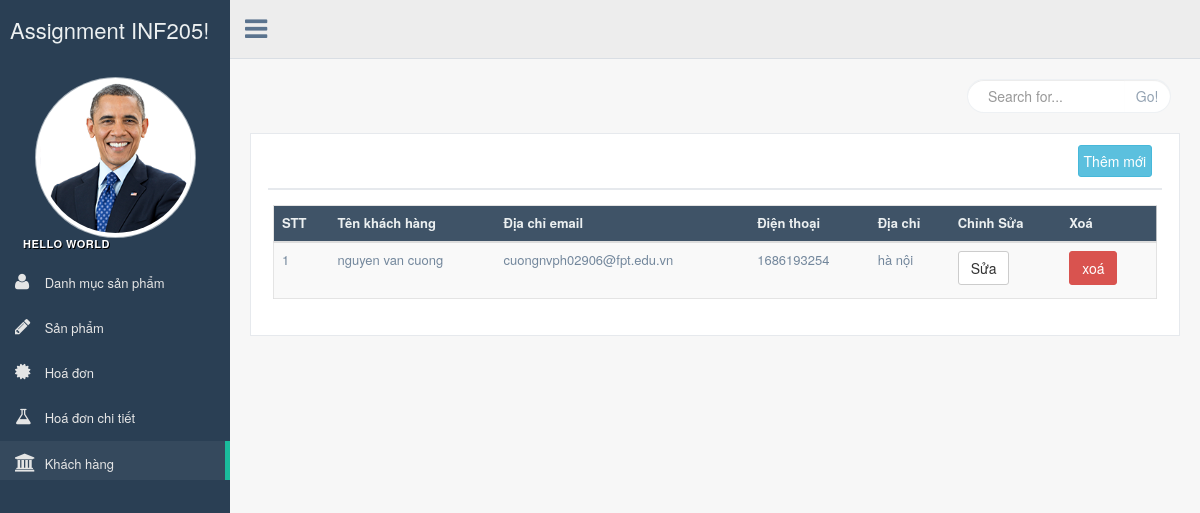
The page /custommer/custommer.php on the database its author committed.
### tables this page shows
CREATE TABLE `custommers` (
  `id` int(11) NOT NULL,
  `name` varchar(255) DEFAULT NULL,
  `email` varchar(255) DEFAULT NULL,
  `phone` int(11) DEFAULT NULL,
  `address` varchar(255) DEFAULT NULL
);

### custommer/custommer.php (the view, shortened to what this page needs)
<!DOCTYPE html>
<html lang="vi">
<head>
  <link href="../css/bootstrap.min.css" rel="stylesheet">
  <link href="../fonts/css/font-awesome.min.css" rel="stylesheet">
  <link href="../css/animate.min.css" rel="stylesheet">
  <link href="../css/custom.css" rel="stylesheet">
</head>
<body class="nav-md">
  <div class="container body">
    <div class="main_container">
      <div class="col-md-3 left_col">
        <div class="left_col scroll-view">
          <div class="navbar nav_title" style="border: 0;">
            <a href="index.html" class="site_title"><span>Assignment INF205!</span></a>
          </div>
          <div class="profile">
            <div class="profile_pic">
              <img src="../images/logo.png" alt="..." class="img-circle profile_img">
            </div>
          </div>
          <br />
          <div id="sidebar-menu" class="main_menu_side hidden-print main_menu">
            <div class="menu_section">
              <h3> Hello world</h3>
              <ul class="nav side-menu">
                <li ><a href="../catproduct/catproduct.php"><i class="fa fa-user"></i> Danh mục sản phẩm </a></li>
                <li><a href="../product/product.php"><i class="fa fa-pencil"></i> Sản phẩm </a></li>
                <li><a href="../order/order.php"><i class="fa fa-certificate"></i> Hoá đơn </a></li>
                <li><a href="../orderdetail/orderdetail.php"><i class="fa fa-flask"></i> Hoá đơn chi tiết </a></li>
                <li  class="active"><a href="../custommer/custommer.php"><i class="fa fa-university"></i> Khách hàng </a></li>
              </ul>
            </div>
          </div>
        </div>
      </div>
      <div class="top_nav">
        <div class="nav_menu">
          <nav class="" role="navigation">
            <div class="nav toggle">
              <a id="menu_toggle"><i class="fa fa-bars"></i></a>
            </div>
          </nav>
        </div>
      </div>
      <div class="right_col" role="main">
        <div class="">
          <div class="page-title">
            <div class="title_right">
              <div class="col-md-5 col-sm-5 col-xs-12 form-group pull-right top_search">
                  <form class="input-group" action="researchcustommer.php" method="get">
                    <input type="text" name="namesearch" class="form-control" placeholder="Search for...">
                    <span class="input-group-btn">
                        <button class="btn btn-default" type="submit" >Go!</button>
                    </span>
                  </form>
              </div>
            </div>
          </div>
          <div class="clearfix"></div>
          <div class="row">
            <div class="col-md-12 col-sm-12 col-xs-12">
              <div class="x_panel">
                <div class="x_title">
                  <ul class="nav navbar-right panel_toolbox">
                    <li><a class="btn btn-info" href="addcustommer.php">Thêm mới</a></li>
                  </ul>
                  <div class="clearfix"></div>
                </div>
                <div class="x_content">
                  <table id="example" class="table table-striped responsive-utilities jambo_table">
                  <?php
                  include_once('../ketnoi.php');
                  $sql="select * from custommers";
                  $result=$db->query($sql);
                   ?>
                    <thead>
                      <tr class="headings">
                        <th>STT</th>
                        <th>Tên khách hàng </th>
                        <th>Địa chỉ email</th>
                        <th>Điện thoại </th>
                        <th>Địa chỉ </th>
                        <th>Chỉnh Sửa</th>
                        <th>Xoá </th>
                      </tr>
                    </thead>
                    <tbody>
                      <?php
                      $i=1;
                      foreach($result as $row)
                      {
                      ?>
                      <tr class="even pointer">
                        <td class=" "><?php echo $i; ?></td>
                        <td class=" "><?php echo $row['name'] ?></td>
                        <td class=" "><?php echo $row['email'] ?></td>
                        <td class=" "><?php echo $row['phone'] ?></td>
                        <td class=" "><?php echo $row['address'] ?></td>
                        <td class=" "><a href="editcustommer.php?id=<?php echo $row['id'];?>" class="btn btn-default">Sửa</a></td>
                        <td class=" "><a href="deletecustommer.php?id=<?php echo $row['id'];?>" class="btn btn-danger">xoá</a></td>
                      </tr>
                      <?php
                      $i=$i+1;
                      }
                       ?>
                    </tbody>
                  </table>
                </div>
              </div>
            </div>
            <br />
            <br />
            <br />
          </div>
        </div>
      </div>
    </div>
  </div>
</body>
</html>

### rows shown on the page
custommers: name "nguyen van cuong", email "cuongnvph02906@fpt.edu.vn", phone "1686193254", address "hà nội"
